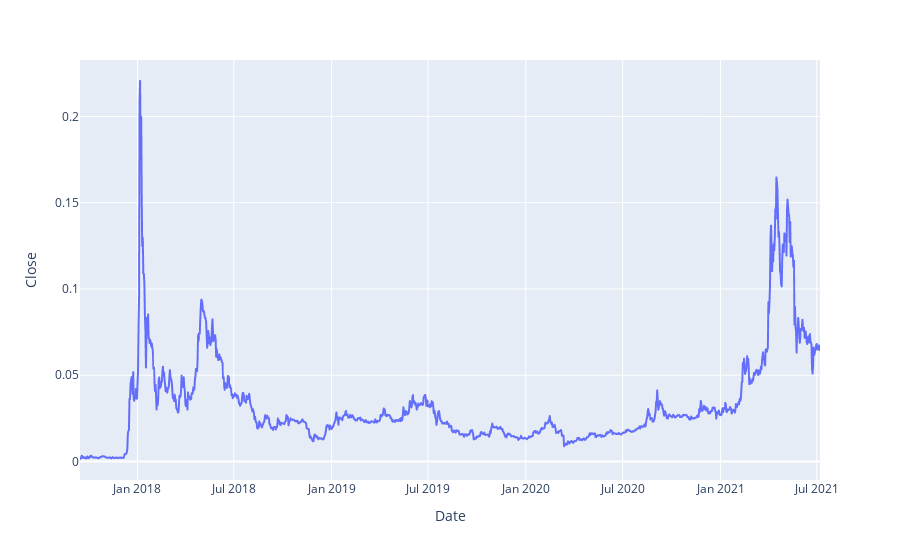

Notebook cell for this chart:
### Code cell
fig = px.line(data, x='Date', y="Close")
fig.show();

### Figure 1 — Plotly figure (JSON) as saved in the notebook; plotly's stock layout.template omitted (floating-point values rounded to 4 significant figures; data arrays with more than 128 entries replaced by an {"elided": "..."} marker saying what was removed)
{"data": [{"hovertemplate": "Date=%{x}<br>Close=%{y}<extra></extra>", "legendgroup": "", "line": {"color": "#636efa", "dash": "solid"}, "marker": {"symbol": "circle"}, "mode": "lines", "name": "", "showlegend": false, "x": {"elided": "1392 str values"}, "xaxis": "x", "y": {"elided": "1392 float values"}, "yaxis": "y", "type": "scattergl"}], "layout": {"xaxis": {"anchor": "y", "domain": [0, 1], "title": {"text": "Date"}}, "yaxis": {"anchor": "x", "domain": [0, 1], "title": {"text": "Close"}}, "legend": {"tracegroupgap": 0}, "margin": {"t": 60}}}
